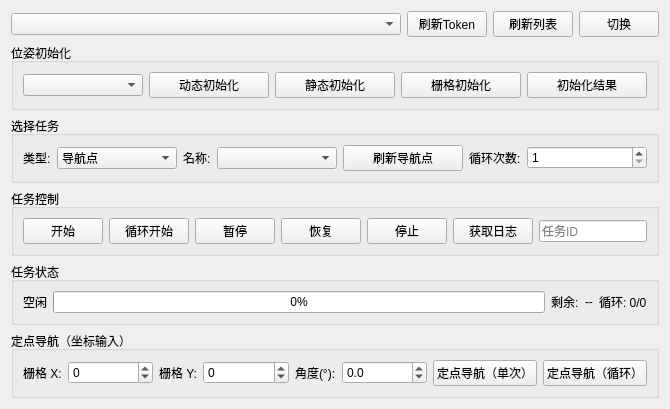
               <widget class="QWidget" name="tab_Map">
                <attribute name="title">
                 <string>地图</string>
                </attribute>
                <layout class="QGridLayout" name="gridLayout_13">
                 <item row="6" column="0">
                  <widget class="QGroupBox" name="groupBox_FixedNav">
                   <property name="sizePolicy">
                    <sizepolicy hsizetype="Preferred" vsizetype="Maximum">
                     <horstretch>0</horstretch>
                     <verstretch>0</verstretch>
                    </sizepolicy>
                   </property>
                   <property name="title">
                    <string>定点导航（坐标输入）</string>
                   </property>
                   <layout class="QHBoxLayout" name="horizontalLayout_FixedNav">
                    <item>
                     <widget class="QLabel" name="label_FixedX">
                      <property name="sizePolicy">
                       <sizepolicy hsizetype="Maximum" vsizetype="Maximum">
                        <horstretch>0</horstretch>
                        <verstretch>0</verstretch>
                       </sizepolicy>
                      </property>
                      <property name="text">
                       <string>栅格 X:</string>
                      </property>
                     </widget>
                    </item>
                    <item>
                     <widget class="QDoubleSpinBox" name="spin_FixedX">
                      <property name="decimals">
                       <number>0</number>
                      </property>
                      <property name="minimum">
                       <double>-10000.000000000000000</double>
                      </property>
                      <property name="maximum">
                       <double>10000.000000000000000</double>
                      </property>
                      <property name="singleStep">
                       <double>1.000000000000000</double>
                      </property>
                     </widget>
                    </item>
                    <item>
                     <widget class="QLabel" name="label_FixedY">
                      <property name="sizePolicy">
                       <sizepolicy hsizetype="Maximum" vsizetype="Maximum">
                        <horstretch>0</horstretch>
                        <verstretch>0</verstretch>
                       </sizepolicy>
                      </property>
                      <property name="text">
                       <string>栅格 Y:</string>
                      </property>
                     </widget>
                    </item>
                    <item>
                     <widget class="QDoubleSpinBox" name="spin_FixedY">
                      <property name="decimals">
                       <number>0</number>
                      </property>
                      <property name="minimum">
                       <double>-10000.000000000000000</double>
                      </property>
                      <property name="maximum">
                       <double>10000.000000000000000</double>
                      </property>
                      <property name="singleStep">
                       <double>1.000000000000000</double>
                      </property>
                     </widget>
                    </item>
                    <item>
                     <widget class="QLabel" name="label_FixedAngle">
                      <property name="sizePolicy">
                       <sizepolicy hsizetype="Maximum" vsizetype="Maximum">
                        <horstretch>0</horstretch>
                        <verstretch>0</verstretch>
                       </sizepolicy>
                      </property>
                      <property name="text">
                       <string>角度(°):</string>
                      </property>
                     </widget>
                    </item>
                    <item>
                     <widget class="QDoubleSpinBox" name="spin_FixedAngle">
                      <property name="decimals">
                       <number>1</number>
                      </property>
                      <property name="minimum">
                       <double>-180.000000000000000</double>
                      </property>
                      <property name="maximum">
                       <double>180.000000000000000</double>
                      </property>
                      <property name="singleStep">
                       <double>1.000000000000000</double>
                      </property>
                     </widget>
                    </item>
                    <item>
                     <widget class="QPushButton" name="btn_FixedNavStart">
                      <property name="text">
                       <string>定点导航（单次）</string>
                      </property>
                     </widget>
                    </item>
                    <item>
                     <widget class="QPushButton" name="btn_FixedNavLoop">
                      <property name="text">
                       <string>定点导航（循环）</string>
                      </property>
                     </widget>
                    </item>
                   </layout>
                  </widget>
                 </item>
                 <item row="2" column="0">
                  <widget class="QGroupBox" name="groupBox_InitPose">
                   <property name="sizePolicy">
                    <sizepolicy hsizetype="Preferred" vsizetype="Maximum">
                     <horstretch>0</horstretch>
                     <verstretch>0</verstretch>
                    </sizepolicy>
                   </property>
                   <property name="title">
                    <string>位姿初始化</string>
                   </property>
                   <layout class="QHBoxLayout" name="horizontalLayout_InitPose">
                    <item>
                     <widget class="QComboBox" name="combo_InitPoint"/>
                    </item>
                    <item>
                     <widget class="QPushButton" name="btn_DynamicInit">
                      <property name="text">
                       <string>动态初始化</string>
                      </property>
                     </widget>
                    </item>
                    <item>
                     <widget class="QPushButton" name="btn_StaticInit">
                      <property name="text">
                       <string>静态初始化</string>
                      </property>
                     </widget>
                    </item>
                    <item>
                     <widget class="QPushButton" name="btn_GridInit">
                      <property name="text">
                       <string>栅格初始化</string>
                      </property>
                     </widget>
                    </item>
                    <item>
                     <widget class="QPushButton" name="btn_InitResult">
                      <property name="text">
                       <string>初始化结果</string>
                      </property>
                     </widget>
                    </item>
                   </layout>
                  </widget>
                 </item>
                 <item row="4" column="0">
                  <widget class="QGroupBox" name="groupBox_TaskControl">
                   <property name="sizePolicy">
                    <sizepolicy hsizetype="Preferred" vsizetype="Maximum">
                     <horstretch>0</horstretch>
                     <verstretch>0</verstretch>
                    </sizepolicy>
                   </property>
                   <property name="title">
                    <string>任务控制</string>
                   </property>
                   <layout class="QHBoxLayout" name="horizontalLayout_TaskControl">
                    <item>
                     <widget class="QPushButton" name="btn_StartTask">
                      <property name="text">
                       <string>开始</string>
                      </property>
                     </widget>
                    </item>
                    <item>
                     <widget class="QPushButton" name="btn_LoopStart">
                      <property name="text">
                       <string>循环开始</string>
                      </property>
                     </widget>
                    </item>
                    <item>
                     <widget class="QPushButton" name="btn_PauseTask">
                      <property name="text">
                       <string>暂停</string>
                      </property>
                     </widget>
                    </item>
                    <item>
                     <widget class="QPushButton" name="btn_ResumeTask">
                      <property name="text">
                       <string>恢复</string>
                      </property>
                     </widget>
                    </item>
                    <item>
                     <widget class="QPushButton" name="btn_StopTask">
                      <property name="text">
                       <string>停止</string>
                      </property>
                     </widget>
                    </item>
                    <item>
                     <widget class="QPushButton" name="btn_GetTaskLog">
                      <property name="text">
                       <string>获取日志</string>
                      </property>
                     </widget>
                    </item>
                    <item>
                     <widget class="QLineEdit" name="lineEdit_TaskID">
                      <property name="placeholderText">
                       <string>任务ID</string>
                      </property>
                     </widget>
                    </item>
                   </layout>
                  </widget>
                 </item>
                 <item row="3" column="0">
                  <widget class="QGroupBox" name="groupBox_TaskSelect">
                   <property name="sizePolicy">
                    <sizepolicy hsizetype="Preferred" vsizetype="Maximum">
                     <horstretch>0</horstretch>
                     <verstretch>0</verstretch>
                    </sizepolicy>
                   </property>
                   <property name="title">
                    <string>选择任务</string>
                   </property>
                   <layout class="QHBoxLayout" name="horizontalLayout_TaskSelect">
                    <item>
                     <widget class="QLabel" name="label_TaskType">
                      <property name="sizePolicy">
                       <sizepolicy hsizetype="Maximum" vsizetype="Maximum">
                        <horstretch>0</horstretch>
                        <verstretch>0</verstretch>
                       </sizepolicy>
                      </property>
                      <property name="text">
                       <string>类型:</string>
                      </property>
                     </widget>
                    </item>
                    <item>
                     <widget class="QComboBox" name="combo_TaskType">
                      <item>
                       <property name="text">
                        <string>导航点</string>
                       </property>
                      </item>
                      <item>
                       <property name="text">
                        <string>手绘路径</string>
                       </property>
                      </item>
                      <item>
                       <property name="text">
                        <string>录制路径</string>
                       </property>
                      </item>
                      <item>
                       <property name="text">
                        <string>路径组合</string>
                       </property>
                      </item>
                     </widget>
                    </item>
                    <item>
                     <widget class="QLabel" name="label_TaskName">
                      <property name="sizePolicy">
                       <sizepolicy hsizetype="Maximum" vsizetype="Maximum">
                        <horstretch>0</horstretch>
                        <verstretch>0</verstretch>
                       </sizepolicy>
                      </property>
                      <property name="text">
                       <string>名称:</string>
                      </property>
                     </widget>
                    </item>
                    <item>
                     <widget class="QComboBox" name="combo_TaskName"/>
                    </item>
                    <item>
                     <widget class="QPushButton" name="btn_RefreshNavPoints">
                      <property name="text">
                       <string>刷新导航点</string>
                      </property>
                     </widget>
                    </item>
                    <item>
                     <widget class="QLabel" name="label_LoopCount">
                      <property name="sizePolicy">
                       <sizepolicy hsizetype="Maximum" vsizetype="Maximum">
                        <horstretch>0</horstretch>
                        <verstretch>0</verstretch>
                       </sizepolicy>
                      </property>
                      <property name="text">
                       <string>循环次数:</string>
                      </property>
                     </widget>
                    </item>
                    <item>
                     <widget class="QSpinBox" name="spin_LoopCount">
                      <property name="minimum">
                       <number>1</number>
                      </property>
                      <property name="maximum">
                       <number>999</number>
                      </property>
                      <property name="value">
                       <number>1</number>
                      </property>
                     </widget>
                    </item>
                   </layout>
                  </widget>
                 </item>
                 <item row="1" column="0">
                  <layout class="QHBoxLayout" name="horizontalLayout_MapOps1">
                   <item>
                    <widget class="QComboBox" name="comboBox_MapList">
                     <property name="sizePolicy">
                      <sizepolicy hsizetype="Preferred" vsizetype="Fixed">
                       <horstretch>0</horstretch>
                       <verstretch>0</verstretch>
                      </sizepolicy>
                     </property>
                    </widget>
                   </item>
                   <item>
                    <widget class="QPushButton" name="btn_RefreshToken">
                     <property name="sizePolicy">
                      <sizepolicy hsizetype="Maximum" vsizetype="Fixed">
                       <horstretch>0</horstretch>
                       <verstretch>0</verstretch>
                      </sizepolicy>
                     </property>
                     <property name="text">
                      <string>刷新Token</string>
                     </property>
                    </widget>
                   </item>
                   <item>
                    <widget class="QPushButton" name="btn_RefreshMapList">
                     <property name="sizePolicy">
                      <sizepolicy hsizetype="Maximum" vsizetype="Fixed">
                       <horstretch>0</horstretch>
                       <verstretch>0</verstretch>
                      </sizepolicy>
                     </property>
                     <property name="text">
                      <string>刷新列表</string>
                     </property>
                    </widget>
                   </item>
                   <item>
                    <widget class="QPushButton" name="btn_SwitchMap">
                     <property name="sizePolicy">
                      <sizepolicy hsizetype="Maximum" vsizetype="Fixed">
                       <horstretch>0</horstretch>
                       <verstretch>0</verstretch>
                      </sizepolicy>
                     </property>
                     <property name="text">
                      <string>切换</string>
                     </property>
                    </widget>
                   </item>
                  </layout>
                 </item>
                 <item row="5" column="0">
                  <widget class="QGroupBox" name="groupBox_TaskStatus">
                   <property name="sizePolicy">
                    <sizepolicy hsizetype="Preferred" vsizetype="Maximum">
                     <horstretch>0</horstretch>
                     <verstretch>0</verstretch>
                    </sizepolicy>
                   </property>
                   <property name="title">
                    <string>任务状态</string>
                   </property>
                   <layout class="QHBoxLayout" name="horizontalLayout_TaskStatus">
                    <item>
                     <widget class="QLabel" name="label_TaskStatusText">
                      <property name="sizePolicy">
                       <sizepolicy hsizetype="Preferred" vsizetype="Maximum">
                        <horstretch>0</horstretch>
                        <verstretch>0</verstretch>
                       </sizepolicy>
                      </property>
                      <property name="text">
                       <string>空闲</string>
                      </property>
                     </widget>
                    </item>
                    <item>
                     <widget class="QProgressBar" name="progress_Task">
                      <property name="value">
                       <number>0</number>
                      </property>
                     </widget>
                    </item>
                    <item>
                     <widget class="QLabel" name="label_RemainTime">
                      <property name="sizePolicy">
                       <sizepolicy hsizetype="Preferred" vsizetype="Maximum">
                        <horstretch>0</horstretch>
                        <verstretch>0</verstretch>
                       </sizepolicy>
                      </property>
                      <property name="text">
                       <string>剩余:</string>
                      </property>
                     </widget>
                    </item>
                    <item>
                     <widget class="QLabel" name="label_RemainTimeValue">
                      <property name="text">
                       <string>--</string>
                      </property>
                     </widget>
                    </item>
                    <item>
                     <widget class="QLabel" name="label_LoopInfo">
                      <property name="sizePolicy">
                       <sizepolicy hsizetype="Preferred" vsizetype="Maximum">
                        <horstretch>0</horstretch>
                        <verstretch>0</verstretch>
                       </sizepolicy>
                      </property>
                      <property name="text">
                       <string>循环: 0/0</string>
                      </property>
                     </widget>
                    </item>
                   </layout>
                  </widget>
                 </item>
                </layout>
               </widget>
